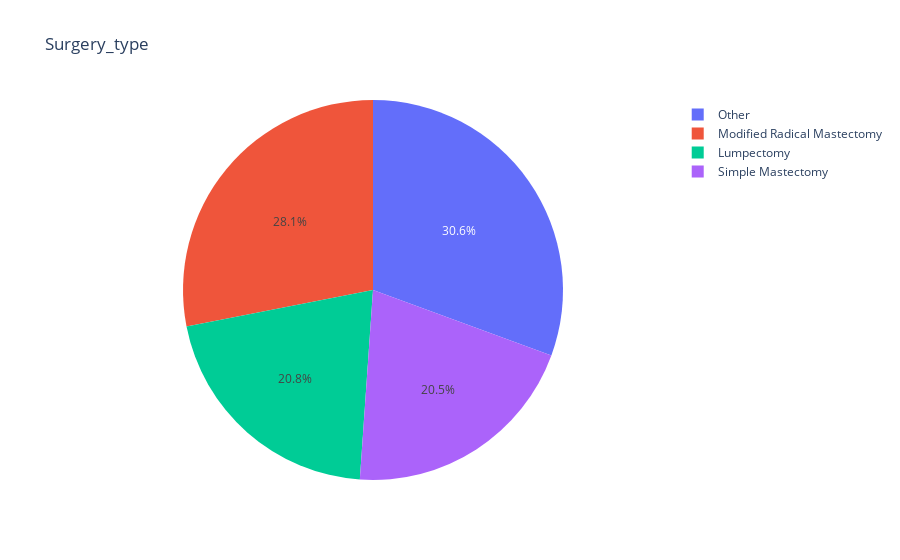

Notebook cell for this chart:
### Code cell
pie_chart('Surgery_type')

### Figure 1 — Plotly figure (JSON) as saved in the notebook; plotly's stock layout.template omitted (floating-point values rounded to 4 significant figures)
{"data": [{"domain": {"x": [0, 1], "y": [0, 1]}, "hovertemplate": "label=%{label}<br>value=%{value}<extra></extra>", "labels": ["Other", "Modified Radical Mastectomy", "Lumpectomy", "Simple Mastectomy"], "legendgroup": "", "name": "", "showlegend": true, "type": "pie", "values": [97, 89, 66, 65]}], "layout": {"autosize": true, "legend": {"tracegroupgap": 0}, "title": {"text": "Surgery_type"}}}
